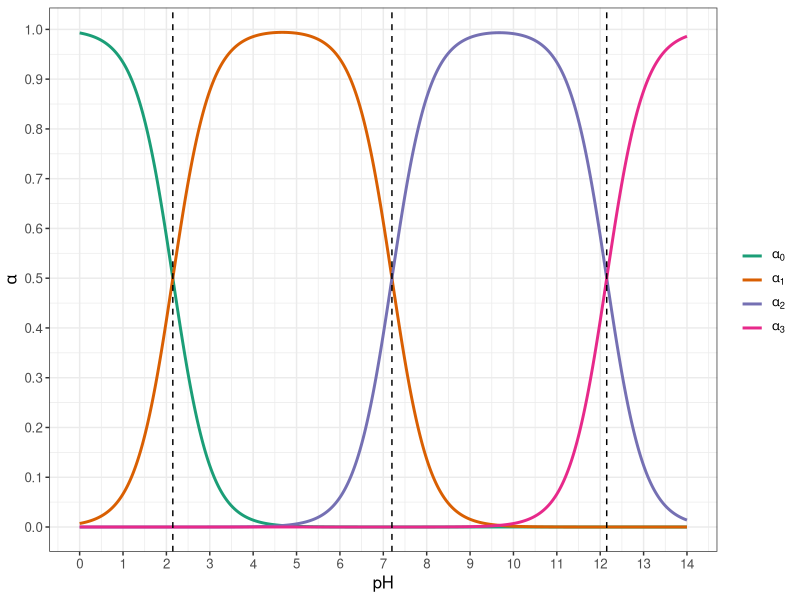
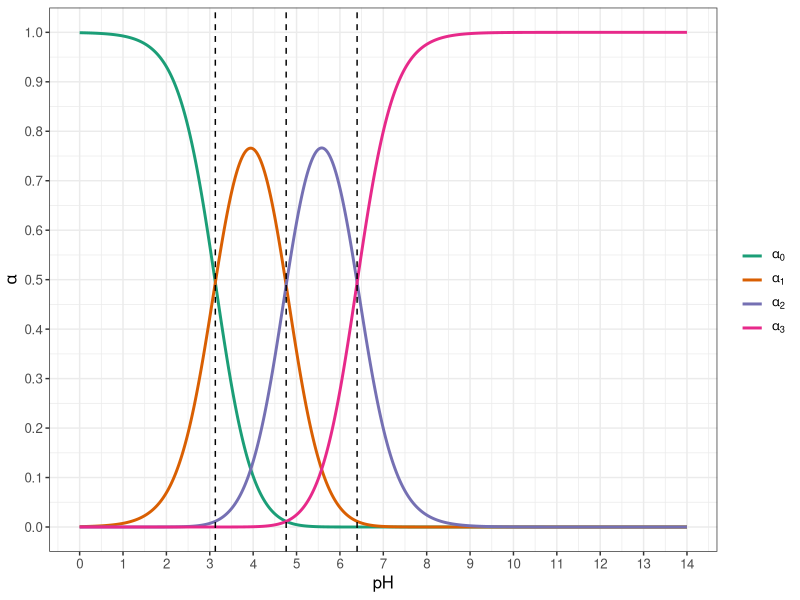
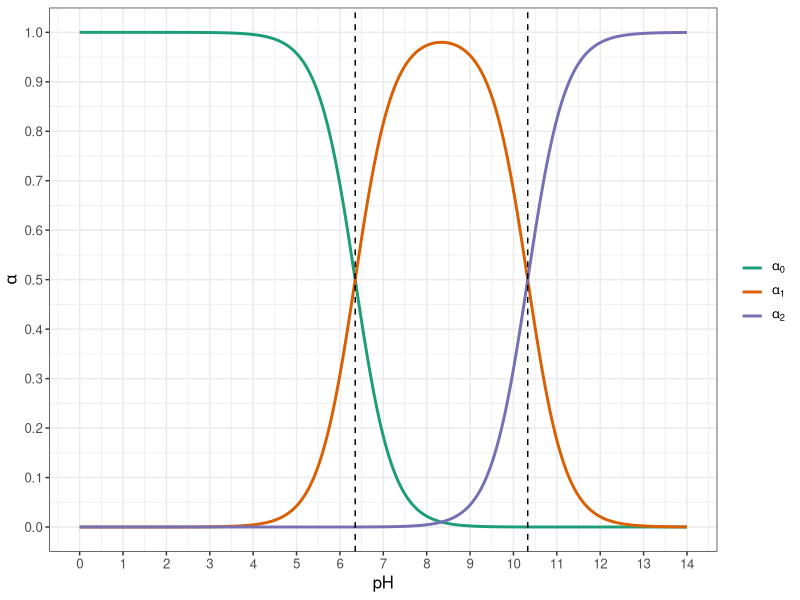
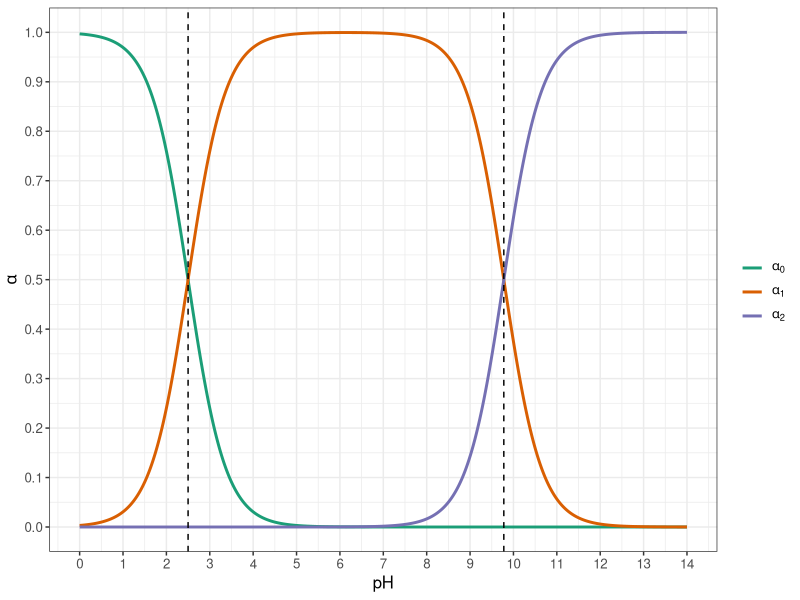

Write R code to recreate these figures, in order.
## -------------------------------------------------------------------------------------------------------------
if (!require("tidyverse")) install.packages("tidyverse")
if (!require("scales")) install.packages("scales")


## -------------------------------------------------------------------------------------------------------------
alp  <- function(pH, pKa){
  n  <- length(pKa)
  numerator  <- 10^(-pH * n:0 - cumsum(c(0, pKa)))
  numerator /  sum(numerator)
}


## -------------------------------------------------------------------------------------------------------------
pKa <- c(2.148, 7.199, 12.15)
pH <- 11
alp(pH, pKa)


## -------------------------------------------------------------------------------------------------------------
carga <- c(0, -1, -2, -3)
carga


## -------------------------------------------------------------------------------------------------------------
calculo.pH <- function(pH){
  H3O <- 10^-pH
  HO <- 1e-14 / H3O
  a.HnA <- alp(pH, pKa)
  HnA <- c.Total * a.HnA
  K <- c.K
  H3O + K + sum(carga * HnA) - HO
} 


## -------------------------------------------------------------------------------------------------------------
c.K3PO4 <- 0.01611
pKa <- c(2.148, 7.199, 12.15)
carga <- c(0, -1, -2, -3)
c.Total <- c.K3PO4
c.K <- 3 * c.K3PO4
pH <- uniroot(calculo.pH, interval = c(0, 14), tol = 1e-14)$root
pH


## -------------------------------------------------------------------------------------------------------------
my.plot <- function(pKa){
  pH <- seq(0, 14, by = 0.01)
  a.HnA  <- data.frame(t(sapply(pH, alp, pKa)))
  names(a.HnA)  <- paste("alpha[", 0:(length(pKa)),"]", sep = "")
  df <- data.frame(x = pH, a.HnA) %>% 
    pivot_longer(names_to = "key", values_to = "y", -x)
  n.especies <- length(pKa) + 1
  nombres <- paste("alpha[", 0:n.especies,"]", sep = "")
  p  <- ggplot(df, aes(x, y, color = key)) + 
    geom_line(size = 1) +
    scale_color_brewer("", 
                      labels = parse(text = nombres),
                       palette = "Dark2") +
    geom_vline(xintercept = pKa, linetype = "dashed", size = 0.5) +
    scale_x_continuous("pH", breaks = 0:14) + 
    scale_y_continuous(bquote(alpha), breaks = seq(0, 1, by = 0.1)) +
    theme_bw() + 
    theme(text = element_text(size = 12),
          legend.background = element_blank())
return(p)
}


## -------------------------------------------------------------------------------------------------------------
a <- my.plot(pKa)
a


## -------------------------------------------------------------------------------------------------------------
c.K3PO4 <- 0.0
c.K2HPO4 <- 0.02021
c.KH2PO4 <- 0.0
c.H3PO4 <- 0.0
pKa <- c(2.148, 7.199, 12.15)
carga <- c(0, -1, -2, -3)
c.Total <- c.H3PO4 + c.KH2PO4 + c.K2HPO4 + c.K3PO4
c.K <- 1 * c.KH2PO4 + 2 * c.K2HPO4 + 3 * c.K3PO4
pH <- uniroot(calculo.pH, interval = c(0, 14), tol = 1e-14)$root
pH

## -------------------------------------------------------------------------------------------------------------
(7.199 + 12.15) / 2

## -------------------------------------------------------------------------------------------------------------
c.K3PO4 <- 0.0
c.K2HPO4 <- 0.0
c.KH2PO4 <- 0.02021
c.H3PO4 <- 0.0
pKa <- c(2.148, 7.199, 12.15)
carga <- c(0, -1, -2, -3)
c.Total <- c.H3PO4 + c.KH2PO4 + c.K2HPO4 + c.K3PO4
c.K <- 1 * c.KH2PO4 + 2 * c.K2HPO4 + 3 * c.K3PO4
pH <- uniroot(calculo.pH, interval = c(0, 14), tol = 1e-14)$root
pH

## -------------------------------------------------------------------------------------------------------------
(2.148 + 7.199) / 2

## -------------------------------------------------------------------------------------------------------------
pKa <- c(3.128, 4.761, 6.396)
a <- my.plot(pKa)
a

## -------------------------------------------------------------------------------------------------------------
c.K3Cit <- 0.00
c.K2HCit <- 0.0
c.KH2Cit <- 0.0824
c.H3Cit <- 0.0
pKa <- c(3.128, 4.761, 6.396)
carga <- c(0, -1, -2, -3)
c.Total <- c.H3Cit + c.KH2Cit + c.K2HCit + c.K3Cit
c.K <- 1 * c.KH2Cit + 2 * c.K2HCit + 3 * c.K3Cit
pH <- uniroot(calculo.pH, interval = c(0, 14), tol = 1e-14)$root
pH


## -------------------------------------------------------------------------------------------------------------
c.K2CO3 <- 0.0
c.KHCO3 <- 0.0824
c.H2CO3 <- 0.0
pKa <- c(6.352, 10.329)
carga <- c(0, -1, -2)
c.Total <- c.H2CO3 + c.KHCO3 + c.K2CO3 
c.K <- 1 * c.KHCO3 + 2 * c.K2CO3
pH <- uniroot(calculo.pH, interval = c(0, 14), tol = 1e-14)$root
pH

## -------------------------------------------------------------------------------------------------------------
pKa <- c(6.352, 10.329)
a <- my.plot(pKa)
a

## -------------------------------------------------------------------------------------------------------------
(6.352 + 10.329) / 2


## -------------------------------------------------------------------------------------------------------------
c.en <- 0.0100
pKa <- c(6.848, 9.928)
carga <- c(+2, +1, 0)
c.Total <- c.en
c.K <- 0
pH <- uniroot(calculo.pH, interval = c(0, 14), tol = 1e-14)$root
pH


## -------------------------------------------------------------------------------------------------------------
calculo.pH <- function(pH){
  H3O <- 10^-pH
  HO <- 1e-14 / H3O
  a.HnA <- alp(pH, pKa)
  HnA <- c.Total * a.HnA
  K <- c.K
  Cl <- c.Cl
  H3O + K + sum(carga * HnA) - Cl - HO
} 

## -------------------------------------------------------------------------------------------------------------
c.en <- 0
c.HenCl <- 0.0100
c.H2enCl2 <- 0.0100
pKa <- c(6.848, 9.928)
carga <- c(+2, +1, 0)
c.Total <- c.en + c.HenCl + c.H2enCl2
c.K <- 0
c.Cl <- c.HenCl + 2 * c.H2enCl2
pH <- uniroot(calculo.pH, interval = c(0, 14), tol = 1e-14)$root
pH

## -------------------------------------------------------------------------------------------------------------
(6.848 + 9.928) / 2

## -------------------------------------------------------------------------------------------------------------
pKa <- c(2.50, 9.778)
pH <- seq(0, 14, by = 0.01)
a <- my.plot(pKa)
a

